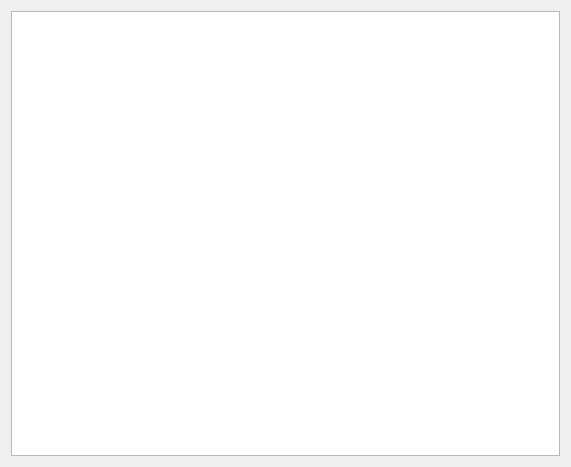
<?xml version="1.0" encoding="UTF-8"?>
<ui version="4.0">
    <class>Form</class>
    <widget class="QWidget" name="Form">
        <property name="geometry">
            <rect>
                <x>0</x>
                <y>0</y>
                <width>571</width>
                <height>467</height>
            </rect>
        </property>
        <property name="windowTitle">
            <string>Справочная информация</string>
        </property>
        <layout class="QGridLayout" name="gridLayout">
            <item row="0" column="0">
                <widget class="QTextBrowser" name="about_textBrowser">
                    <property name="font">
                        <font>
                            <pointsize>10</pointsize>
                        </font>
                    </property>
                </widget>
            </item>
        </layout>
    </widget>
    <resources/>
    <connections/>
</ui>
